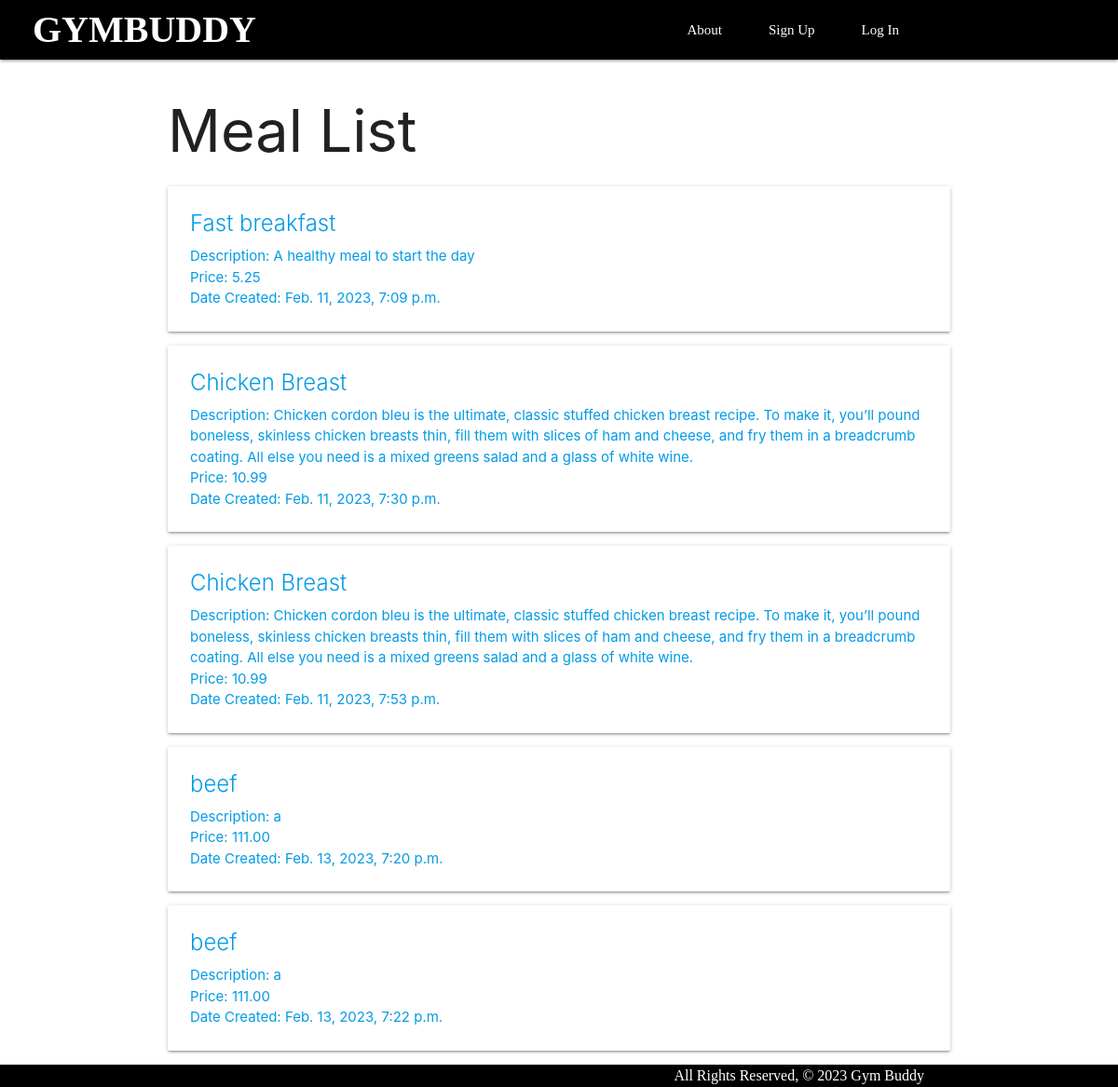
/meals/, run on an earlier commit of the app's database.
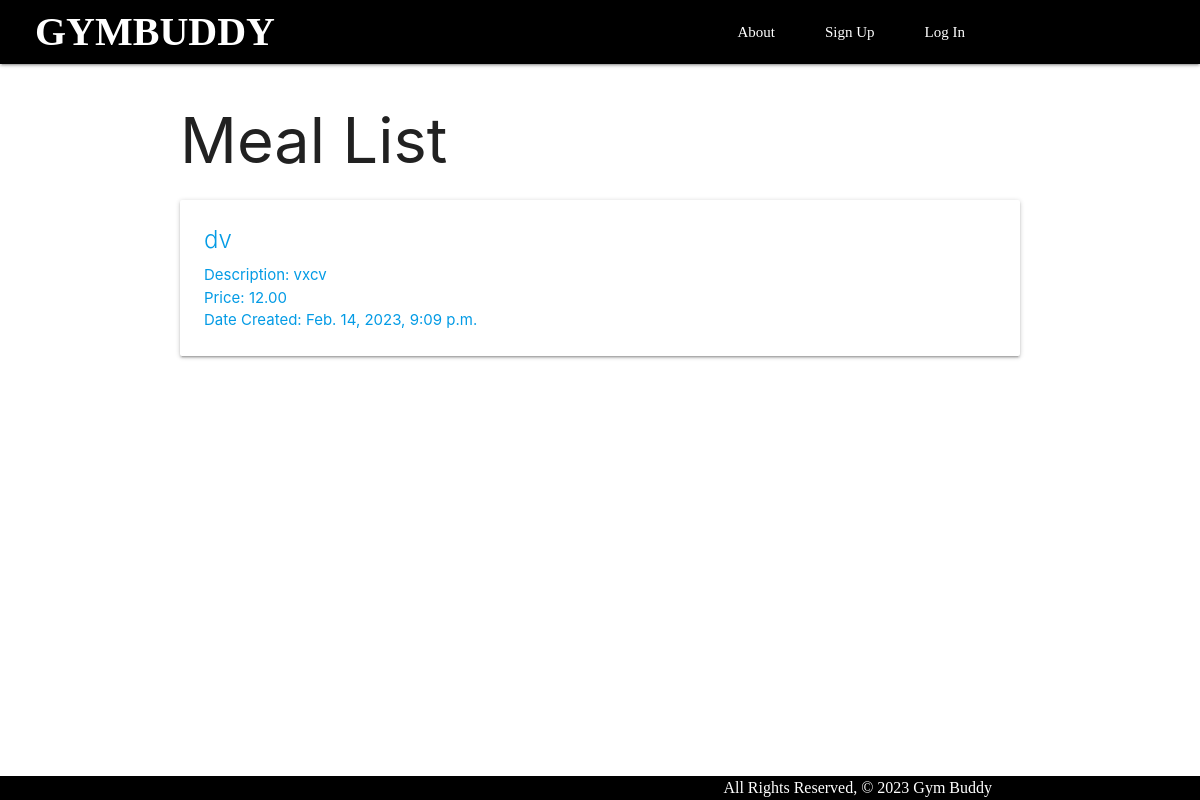
And on a later commit of the database.
### main_app/models.py (models this page shows, shortened)
class Meal(models.Model):
    name = models.CharField(max_length=50)
    description = models.TextField()
    price = models.DecimalField(max_digits=5, decimal_places=2)
    created_at = models.DateTimeField(auto_now_add=True)

### main_app/views.py (the view)
# urls.py: path('meals/', views.MealList.as_view(), name='meals_index'),
class MealList(ListView):
  model = Meal

### main_app/templates/main_app/meal_list.html
{% extends 'base.html' %}
{% block content %}
<h1>Meal List</h1>
{% for meal in meal_list %}
<a href="{% url 'meals_detail' meal.id %}">
    <div class="card">
        <div class="card-content">
            <span class="card-title">{{ meal.name }}</span>
            <p>Description: {{ meal.description }}</p>
            <p>Price: {{ meal.price }}</p>
            <p>Date Created: {{ meal.created_at }}</p>
        </div>
    </div>
  </a>
{% endfor %}
{% endblock %}

### main_app/templates/base.html (shortened to what this page needs)
{% load static %}
<!DOCTYPE html>
<html lang="en">
  <head>
    <link
      rel="stylesheet"
      href="https://cdnjs.cloudflare.com/ajax/libs/materialize/1.0.0/css/materialize.min.css"
    />
    <link
      rel="stylesheet"
      type="text/css"
      href="{% static 'css/style.css' %}"
    />
  </head>
  <body>
    <header class="navbar-fixed">
      <nav>
        <div class="nav-wrapper">
          <ul>
            <li>
              <a href="/" class="left-brand-logo">&nbsp;&nbsp;GymBuddy</a>
            </li>
          </ul>
          <ul class="right">
            <li><a href="{% url 'about'  %}">About</a></li>
            {% if user.is_authenticated %}
            <li>
              <a href="#">Health plans</a>
              <ul>
                <li><a href="{% url 'plans_create' %}">Add Health Plans</a></li>
                <li><a href="{% url 'index' %}">View All Health Plans</a></li>
              </ul>
            </li>
            <li>
              <a href="#">Exercise plans</a>
              <ul>
                <li><a href="{% url 'exercises_create' %}">Add a Exercise</a></li>
                <li><a href="{% url 'exercises_index'  %}">View All My Exercises</a></li>
              </ul>
            </li>
            <li>
              <a href="#">Meal plans</a>
              <ul>
                <li><a href="{% url 'meals_create' %}">Add Meal</a></li>
                <li><a href="{% url 'meals_index' %}">View All Meals</a></li>
              </ul>
            </li>
            <li><a href="{% url 'logout' %}">Log Out</a></li>
            {% else %}
            <li><a href="{% url 'signup' %}">Sign Up</a></li>
            <li><a href="{% url 'login' %}">Log In</a></li>
            {% endif %}
          </ul>
        </div>
      </nav>
    </header>
    <main class="container">{% block content %} {% endblock %}</main>
    <footer class="page-footer">
      <div class="right">All Rights Reserved, &copy; 2023 Gym Buddy &nbsp;</div>
    </footer>
  </body>
</html>

### main_app/static/css/style.css (style rules this page uses)
body { display: flex; min-height: 100vh; flex-direction: column; }
main { flex: 1 0 auto; }
footer.page-footer { padding-top: 0; text-align: right; background-color: black; }
.left-brand-logo { font-family: Oswald; font-size: 40px; font-weight: bold; text-transform: uppercase; }
.right { font-family: Poppins; font-size: 16px; margin-right: 200px; }
nav .nav-wrapper { position: relative; height: 100%; background-color: black; }
nav ul li { display: inline-block; position: relative; margin-right: 20px; }

What changed in the data, as far as the page shows it:
removed Meal: name "Fast breakfast", description "A healthy meal to start the day", price "5.25", created_at "Feb. 11, 2023, 7:09 p.m."
removed Meal: name "Chicken Breast", description "Chicken cordon bleu is the ultimate, classic stuffed chicken breast recipe. To make it, you’ll pound boneless, skinless chicken breasts thin, fill them with slices of ham and cheese, and fry them in a breadcrumb coating. All else you need is a mixed greens salad and a glass of white wine.", price "10.99", created_at "Feb. 11, 2023, 7:30 p.m."
removed Meal: name "Chicken Breast", description "Chicken cordon bleu is the ultimate, classic stuffed chicken breast recipe. To make it, you’ll pound boneless, skinless chicken breasts thin, fill them with slices of ham and cheese, and fry them in a breadcrumb coating. All else you need is a mixed greens salad and a glass of white wine.", price "10.99", created_at "Feb. 11, 2023, 7:53 p.m."
removed Meal: name "beef", description "a", price "111.00", created_at "Feb. 13, 2023, 7:20 p.m."
removed Meal: name "beef", description "a", price "111.00", created_at "Feb. 13, 2023, 7:22 p.m."
added Meal: name "dv", description "vxcv", price "12.00", created_at "Feb. 14, 2023, 9:09 p.m."
